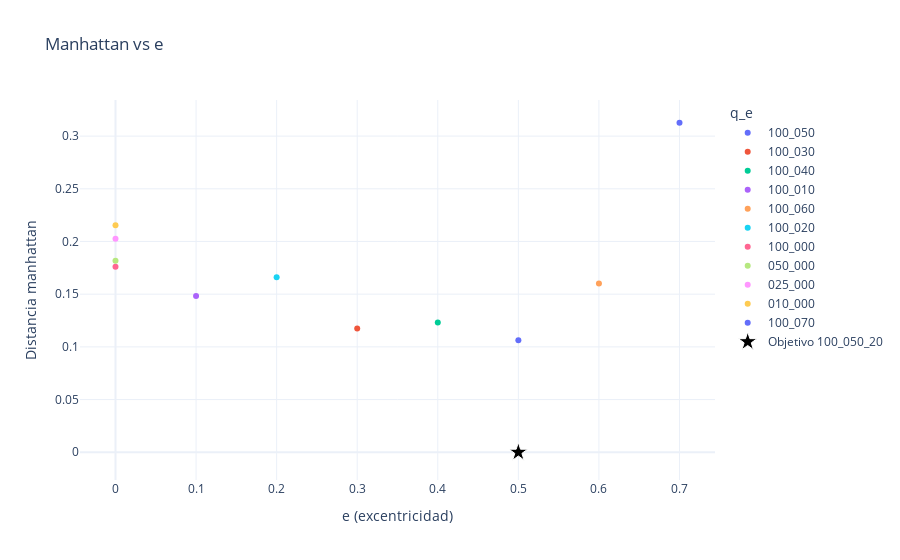

This figure's notebook cell:
### Code cell
manual  = {}

plot_distance_vs_e_interactive(
    df_median,
    distance="manhattan",
    manual_colors=manual,
    title="Manhattan vs e"
)

### Figure 1 — Plotly figure (JSON) as saved in the notebook; plotly's stock layout.template omitted (floating-point values rounded to 4 significant figures)
{"data": [{"customdata": [["100_050", 1, "100_050"]], "hovertemplate": "e (excentricidad)=%{x:.2f}<br>Distancia manhattan=%{y:.4f}<br>id=%{customdata[0]}<br>q_float=%{customdata[1]:.2f}<extra></extra>", "legendgroup": "100_050", "marker": {"color": "#636EFA", "symbol": "circle"}, "mode": "markers", "name": "100_050", "orientation": "v", "showlegend": true, "type": "scatter", "x": [0.5], "xaxis": "x", "y": [0.1063], "yaxis": "y"}, {"customdata": [["100_030", 1, "100_030"]], "hovertemplate": "e (excentricidad)=%{x:.2f}<br>Distancia manhattan=%{y:.4f}<br>id=%{customdata[0]}<br>q_float=%{customdata[1]:.2f}<extra></extra>", "legendgroup": "100_030", "marker": {"color": "#EF553B", "symbol": "circle"}, "mode": "markers", "name": "100_030", "orientation": "v", "showlegend": true, "type": "scatter", "x": [0.3], "xaxis": "x", "y": [0.1175], "yaxis": "y"}, {"customdata": [["100_040", 1, "100_040"]], "hovertemplate": "e (excentricidad)=%{x:.2f}<br>Distancia manhattan=%{y:.4f}<br>id=%{customdata[0]}<br>q_float=%{customdata[1]:.2f}<extra></extra>", "legendgroup": "100_040", "marker": {"color": "#00CC96", "symbol": "circle"}, "mode": "markers", "name": "100_040", "orientation": "v", "showlegend": true, "type": "scatter", "x": [0.4], "xaxis": "x", "y": [0.1232], "yaxis": "y"}, {"customdata": [["100_010", 1, "100_010"]], "hovertemplate": "e (excentricidad)=%{x:.2f}<br>Distancia manhattan=%{y:.4f}<br>id=%{customdata[0]}<br>q_float=%{customdata[1]:.2f}<extra></extra>", "legendgroup": "100_010", "marker": {"color": "#AB63FA", "symbol": "circle"}, "mode": "markers", "name": "100_010", "orientation": "v", "showlegend": true, "type": "scatter", "x": [0.1], "xaxis": "x", "y": [0.1482], "yaxis": "y"}, {"customdata": [["100_060", 1, "100_060"]], "hovertemplate": "e (excentricidad)=%{x:.2f}<br>Distancia manhattan=%{y:.4f}<br>id=%{customdata[0]}<br>q_float=%{customdata[1]:.2f}<extra></extra>", "legendgroup": "100_060", "marker": {"color": "#FFA15A", "symbol": "circle"}, "mode": "markers", "name": "100_060", "orientation": "v", "showlegend": true, "type": "scatter", "x": [0.6], "xaxis": "x", "y": [0.16], "yaxis": "y"}, {"customdata": [["100_020", 1, "100_020"]], "hovertemplate": "e (excentricidad)=%{x:.2f}<br>Distancia manhattan=%{y:.4f}<br>id=%{customdata[0]}<br>q_float=%{customdata[1]:.2f}<extra></extra>", "legendgroup": "100_020", "marker": {"color": "#19D3F3", "symbol": "circle"}, "mode": "markers", "name": "100_020", "orientation": "v", "showlegend": true, "type": "scatter", "x": [0.2], "xaxis": "x", "y": [0.166], "yaxis": "y"}, {"customdata": [["100_000", 1, "100_000"]], "hovertemplate": "e (excentricidad)=%{x:.2f}<br>Distancia manhattan=%{y:.4f}<br>id=%{customdata[0]}<br>q_float=%{customdata[1]:.2f}<extra></extra>", "legendgroup": "100_000", "marker": {"color": "#FF6692", "symbol": "circle"}, "mode": "markers", "name": "100_000", "orientation": "v", "showlegend": true, "type": "scatter", "x": [0.0], "xaxis": "x", "y": [0.1759], "yaxis": "y"}, {"customdata": [["050_000", 0.5, "050_000"]], "hovertemplate": "e (excentricidad)=%{x:.2f}<br>Distancia manhattan=%{y:.4f}<br>id=%{customdata[0]}<br>q_float=%{customdata[1]:.2f}<extra></extra>", "legendgroup": "050_000", "marker": {"color": "#B6E880", "symbol": "circle"}, "mode": "markers", "name": "050_000", "orientation": "v", "showlegend": true, "type": "scatter", "x": [0.0], "xaxis": "x", "y": [0.1818], "yaxis": "y"}, {"customdata": [["025_000", 0.25, "025_000"]], "hovertemplate": "e (excentricidad)=%{x:.2f}<br>Distancia manhattan=%{y:.4f}<br>id=%{customdata[0]}<br>q_float=%{customdata[1]:.2f}<extra></extra>", "legendgroup": "025_000", "marker": {"color": "#FF97FF", "symbol": "circle"}, "mode": "markers", "name": "025_000", "orientation": "v", "showlegend": true, "type": "scatter", "x": [0.0], "xaxis": "x", "y": [0.2025], "yaxis": "y"}, {"customdata": [["010_000", 0.1, "010_000"]], "hovertemplate": "e (excentricidad)=%{x:.2f}<br>Distancia manhattan=%{y:.4f}<br>id=%{customdata[0]}<br>q_float=%{customdata[1]:.2f}<extra></extra>", "legendgroup": "010_000", "marker": {"color": "#FECB52", "symbol": "circle"}, "mode": "markers", "name": "010_000", "orientation": "v", "showlegend": true, "type": "scatter", "x": [0.0], "xaxis": "x", "y": [0.2155], "yaxis": "y"}, {"customdata": [["100_070", 1, "100_070"]], "hovertemplate": "e (excentricidad)=%{x:.2f}<br>Distancia manhattan=%{y:.4f}<br>id=%{customdata[0]}<br>q_float=%{customdata[1]:.2f}<extra></extra>", "legendgroup": "100_070", "marker": {"color": "#636EFA", "symbol": "circle"}, "mode": "markers", "name": "100_070", "orientation": "v", "showlegend": true, "type": "scatter", "x": [0.7], "xaxis": "x", "y": [0.3127], "yaxis": "y"}, {"hovertemplate": "<b>Objetivo</b><br>id: 100_050_20<br>q: 1.00<br>e: 0.50<br>manhattan: 0", "marker": {"color": "black", "line": {"color": "white", "width": 1}, "size": 14, "symbol": "star"}, "mode": "markers", "name": "Objetivo 100_050_20", "showlegend": true, "type": "scatter", "x": [0.5], "y": [0]}], "layout": {"autosize": true, "legend": {"title": {"text": "q_e"}, "tracegroupgap": 0}, "title": {"text": "Manhattan vs e"}, "xaxis": {"anchor": "y", "autorange": true, "domain": [0, 1], "range": [-0.04289, 0.7429], "title": {"text": "e (excentricidad)"}, "type": "linear"}, "yaxis": {"anchor": "x", "autorange": true, "domain": [0, 1], "range": [-0.03549, 0.3386], "title": {"text": "Distancia manhattan"}, "type": "linear"}}}
